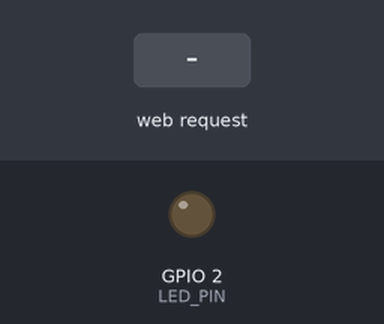
Bench run of a sketch on a simulated ESP32. Shown: output pins drawn as LEDs (lit = HIGH). The inputs (shaded band) are chosen by the test bench. WiFi joins after 1.5 s; servers stay silent unless stated; what the sketch prints to the serial monitor is not drawn.

Above: at 2.7 s.
2.8 s: HTTP request GET /ligar received
At 3.7 s:
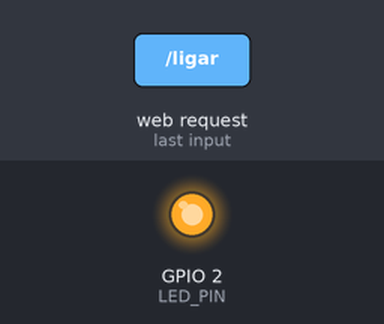
4.3 s: HTTP request GET /desligar received
At 4.8 s:
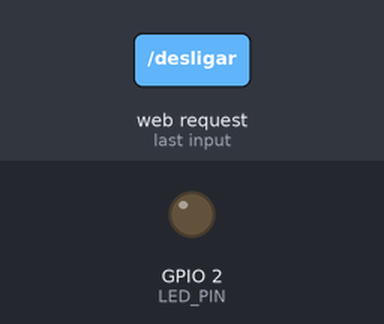
5.8 s: HTTP request GET /toggle received
At 7.2 s:
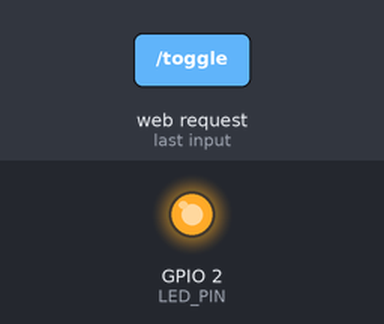
Timing chart, 0 to 8.8 s (numbered marks = the images above; inputs shaded):
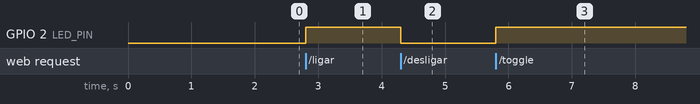

Measured:
- after the input at 2.8 s, GPIO 2 (LED_PIN): LOW → HIGH at once
- after the input at 4.3 s, GPIO 2 (LED_PIN): HIGH → LOW at once
- after the input at 5.8 s, GPIO 2 (LED_PIN): LOW → HIGH at once

The sketch:

esp32_led_control.ino
```cpp
/*
 * Controle de LED por Comando de Voz via WiFi
 * ESP32 - Servidor Web para receber comandos
 *
 * Este código cria um servidor web no ESP32 que recebe
 * comandos para ligar e desligar um LED via requisições HTTP
 */

#include <WiFi.h>
#include <WebServer.h>

// ============ CONFIGURAÇÕES - ALTERE AQUI ============
const char* ssid = "Lidia_2G";         // Nome da sua rede WiFi
const char* password = "vfn4i83123";     // Senha da sua rede WiFi
// =====================================================

// Pino do LED (LED embutido do ESP32 ou LED externo)
const int LED_PIN = 2;  // GPIO2 é o LED embutido na maioria dos ESP32

// Cria o servidor web na porta 80
WebServer server(80);

// Variável para armazenar o estado do LED
bool ledState = false;

void setup() {
  // Inicializa a comunicação serial
  Serial.begin(115200);
  Serial.println("\n\n=== Controle de LED por Voz ===");

  // Configura o pino do LED como saída
  pinMode(LED_PIN, OUTPUT);
  digitalWrite(LED_PIN, LOW);

  // Conecta ao WiFi
  connectToWiFi();

  // Configura as rotas do servidor
  setupServerRoutes();

  // Inicia o servidor
  server.begin();
  Serial.println("Servidor HTTP iniciado!");
  Serial.println("\n>>> Use o IP acima na aplicação web <<<\n");
}

void loop() {
  // Processa as requisições do servidor
  server.handleClient();
}

void connectToWiFi() {
  Serial.print("Conectando ao WiFi: ");
  Serial.println(ssid);

  WiFi.begin(ssid, password);

  int attempts = 0;
  while (WiFi.status() != WL_CONNECTED && attempts < 30) {
    delay(500);
    Serial.print(".");
    attempts++;
  }

  if (WiFi.status() == WL_CONNECTED) {
    Serial.println("\n✓ WiFi conectado!");
    Serial.print("Endereço IP: ");
    Serial.println(WiFi.localIP());
  } else {
    Serial.println("\n✗ Falha ao conectar ao WiFi!");
    Serial.println("Verifique o SSID e a senha.");
  }
}

void setupServerRoutes() {
  // Rota principal - retorna o estado do LED
  server.on("/", HTTP_GET, []() {
    sendCORSHeaders();
    String html = "<h1>ESP32 LED Control</h1>";
    html += "<p>LED está: " + String(ledState ? "LIGADO" : "DESLIGADO") + "</p>";
    html += "<p>Use a aplicação web para controlar por voz!</p>";
    server.send(200, "text/html", html);
  });

  // Rota para ligar o LED
  server.on("/ligar", HTTP_GET, []() {
    sendCORSHeaders();
    digitalWrite(LED_PIN, HIGH);
    ledState = true;
    Serial.println(">>> LED LIGADO <<<");
    server.send(200, "application/json", "{\"status\":\"success\",\"led\":\"on\",\"message\":\"LED ligado com sucesso!\"}");
  });

  // Rota para desligar o LED
  server.on("/desligar", HTTP_GET, []() {
    sendCORSHeaders();
    digitalWrite(LED_PIN, LOW);
    ledState = false;
    Serial.println(">>> LED DESLIGADO <<<");
    server.send(200, "application/json", "{\"status\":\"success\",\"led\":\"off\",\"message\":\"LED desligado com sucesso!\"}");
  });

  // Rota para verificar o estado do LED
  server.on("/estado", HTTP_GET, []() {
    sendCORSHeaders();
    String state = ledState ? "on" : "off";
    server.send(200, "application/json", "{\"status\":\"success\",\"led\":\"" + state + "\"}");
  });

  // Rota para toggle (inverter estado)
  server.on("/toggle", HTTP_GET, []() {
    sendCORSHeaders();
    ledState = !ledState;
    digitalWrite(LED_PIN, ledState ? HIGH : LOW);
    String state = ledState ? "on" : "off";
    Serial.println(">>> LED TOGGLE: " + String(ledState ? "LIGADO" : "DESLIGADO") + " <<<");
    server.send(200, "application/json", "{\"status\":\"success\",\"led\":\"" + state + "\"}");
  });

  // Handler para requisições OPTIONS (CORS preflight)
  server.on("/ligar", HTTP_OPTIONS, handleCORS);
  server.on("/desligar", HTTP_OPTIONS, handleCORS);
  server.on("/estado", HTTP_OPTIONS, handleCORS);
  server.on("/toggle", HTTP_OPTIONS, handleCORS);
}

void sendCORSHeaders() {
  server.sendHeader("Access-Control-Allow-Origin", "*");
  server.sendHeader("Access-Control-Allow-Methods", "GET, POST, OPTIONS");
  server.sendHeader("Access-Control-Allow-Headers", "Content-Type");
}

void handleCORS() {
  sendCORSHeaders();
  server.send(204);
}
```
